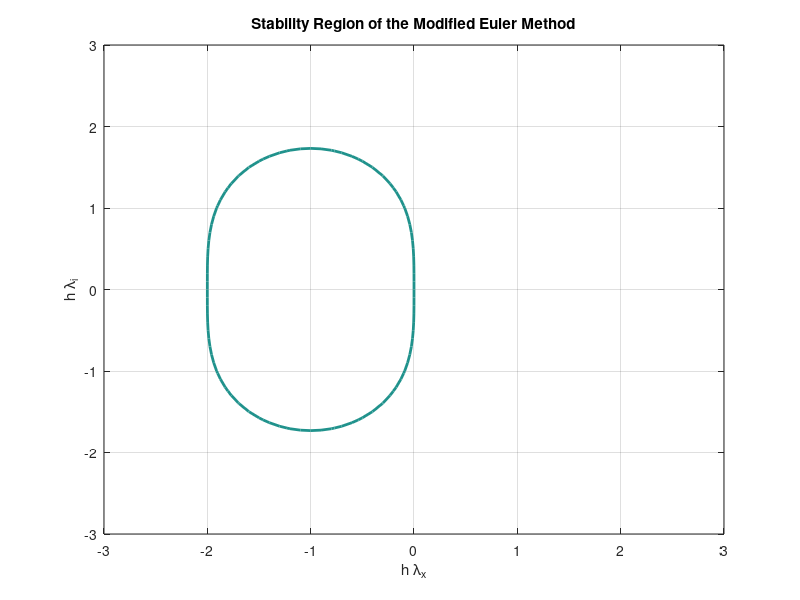

Write the MATLAB code that produced this figure.
%---------Homework #4 Problem 1--------------
clear all
clc




x = -3:0.1:3;%The real part of h*lambda
y = -3:0.1:3;%The imaginary part of h*lambda

[x,y] = meshgrid(x,y);
z = x+i*y;% z is equal to h*lambda
R1 = (1 + z + (1/2)*z.^2) ; % The root of Modified Euler
zlevel1 = abs(R1);% The absolute value of the root
contour(x,y,zlevel1,[1 1], 'LineWidth',2);

grid on, title('Stability Region of the Modified Euler Method')
xlabel('h \lambda_{x}');
ylabel('h \lambda_{i}');
